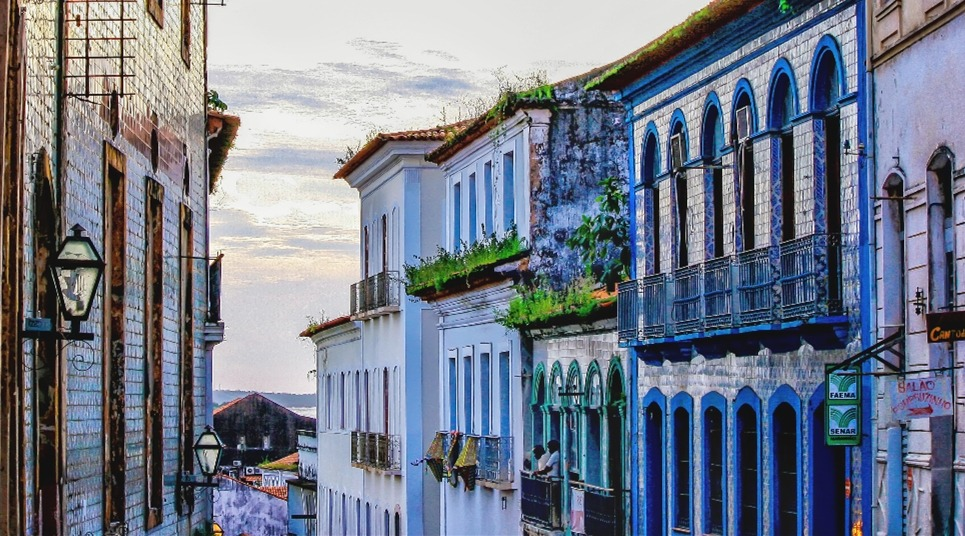
#> input picture image.jpg, 965 x 536 px
$ python svd2.py
#> lines starting #> are read from the running program, lines starting #| are printed output that depends on the picture
import matplotlib.pyplot as plt
import matplotlib.image as mpimg
import numpy as np
import sys


# return the matrix X_approxim = U(m)*S(m)*V(m)t
def get_compress_image(m_dim,n_dim,U, S, Vt, m):
    X_approxim = U[:, :m] @ S[:m, :m] @ Vt[:m, :]

    X_approxim_R = X_approxim[0:m_dim]
    X_approxim_G = X_approxim[m_dim:m_dim*2]
    X_approxim_B = X_approxim[m_dim*2:m_dim*3]

    img_compr = np.zeros((m_dim, n_dim, 3))
    img_compr[..., 0] = X_approxim_R/255
    img_compr[..., 1] = X_approxim_G/255
    img_compr[..., 2] = X_approxim_B/255

    return img_compr


# create figure 1
fig_1 = plt.figure(figsize=(16, 16))
(ax1, ax2) = fig_1.subplots(1, 2)

# original image
img = mpimg.imread('image.jpg')
#> img is the input picture: shape (536, 965, 3); mean R, G, B 114.9, 122.9, 138.8
m_dim = img.shape[0]
#> m_dim = 536
n_dim = img.shape[1]
#> n_dim = 965

# extract each RGB component, and convert each to a matrix
img_R = img[:, :, 0]
img_G = img[:, :, 1]
img_B = img[:, :, 2]

# create matrix X of size 3MxN, composed by each RGB matrices. The RGB matrices are inserted by row.
X = np.append(img_R, img_G, axis=0)
X = np.append(X, img_B, axis=0)
#> X: shape (1608, 965)

# calculate the SVD parameters
U, S, Vt = np.linalg.svd(X, full_matrices=False)
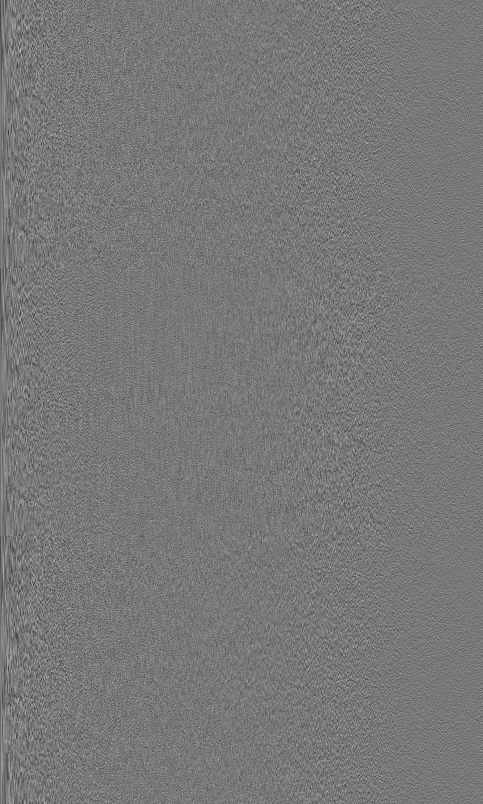
#> U: shape (1608, 965) float64 (shown at 1/2 size); min -0.124, max 0.139, mean -2.36e-05; drawn with min black and max white
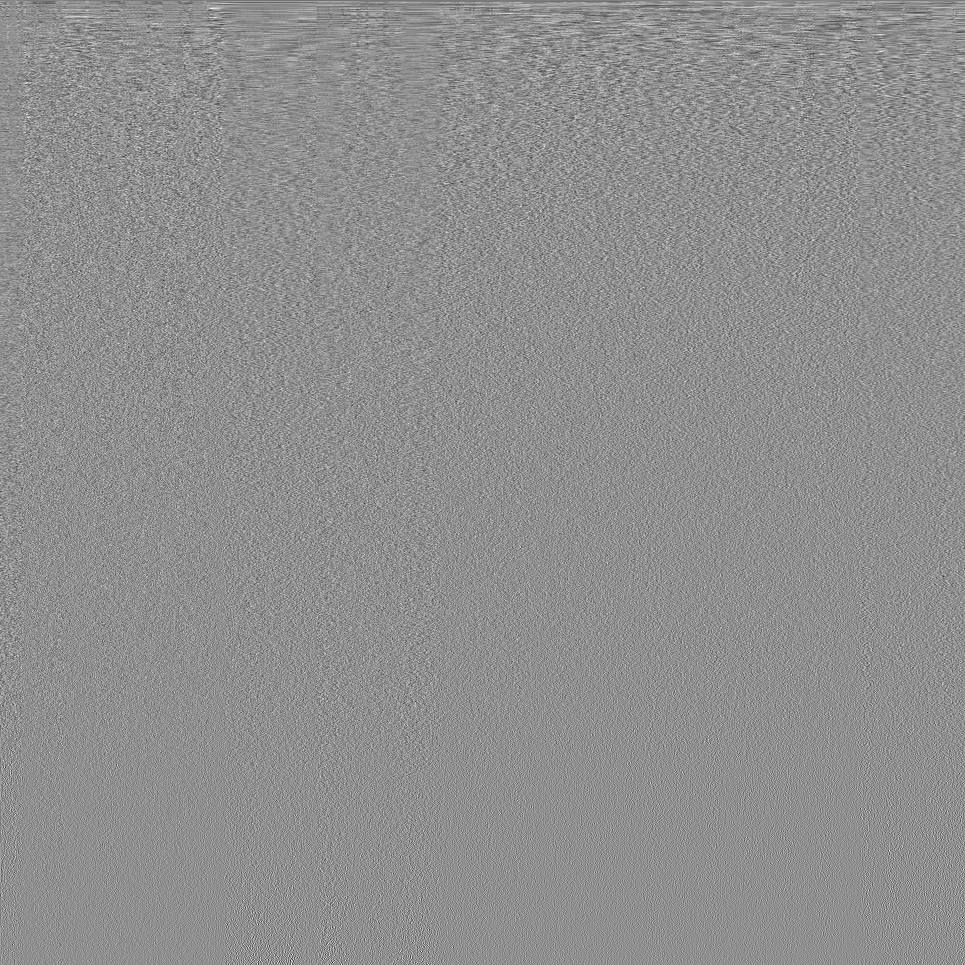
#> Vt: shape (965, 965) float64; min -0.236, max 0.183, mean -4.39e-05; drawn with min black and max white
#> S = 965 values, max 167930.5 at index 0, min 7.23 at index 964, mean 976.8
S = np.diag(S)

# calucate RIC and save in array
ric = np.cumsum(np.diag(S))/np.sum(np.diag(S))
#> ric = 965 values from 0.178 to 1

# Adds a subplot at the 1st position
ax1.semilogy(np.diag(S))
ax1.set_xlabel('m', fontsize=12)
ax1.set_ylabel('\u03C3', fontsize=12)
ax1.set_title('Singular values (\u03C3)', fontsize=12)
ax1.grid()

ax2.semilogy(ric)
ax2.set_xlabel('m', fontsize=12)
ax2.set_ylabel('RIC', fontsize=12)
ax2.set_title('Relative Information Content (RIC)', fontsize=12)
ax2.grid()

plt.savefig('figure_1.png')
#> figure, not shown here; panel 1: curve peaks at x = 0, y = 167930.5; panel 2: curve peaks at x = 964, y = 1
plt.show()


mode_50 = 0
mode_75 = 0
mode_99 = 0
cond = True

# calculate the modes values to achieve RIC as 0.5, 0.75, 0.99
for i in range(ric.shape[0]):
    if ric[i] >= 0.5:
        mode_50 = i+1
        print(mode_50)
        break
for i in range(ric.shape[0]):
    if ric[i] >= 0.75:
        mode_75 = i+1
        print(mode_75)
        break
for i in range(ric.shape[0]):
    if ric[i] >= 0.99:
        mode_99 = i+1
        print(mode_99)
        break

# compress the images in modes RIC 0.5, 0.75 and 0.99
img_compr_50 = get_compress_image(m_dim,n_dim,U, S, Vt, mode_50)
img_compr_75 = get_compress_image(m_dim,n_dim,U, S, Vt, mode_75)
#> call 2 of get_compress_image, with m_dim = 536, n_dim = 965, m = 153
#> in get_compress_image (call 2), `X_approxim = U[:, :m] @ S[:m, :m] @ Vt[:m, :]`:
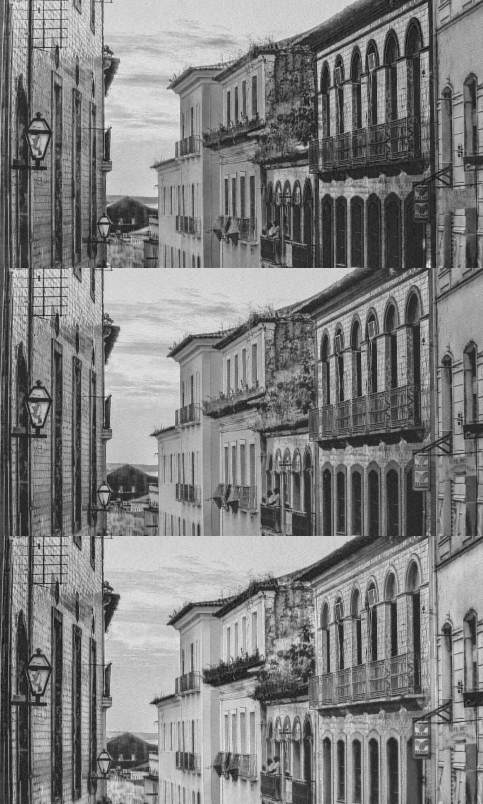
#> X_approxim: shape (1608, 965) float64 (shown at 1/2 size); min -36.66, max 286.8, mean 125.5; drawn with min black and max white
#> in get_compress_image (call 2), `X_approxim_R = X_approxim[0:m_dim]`:
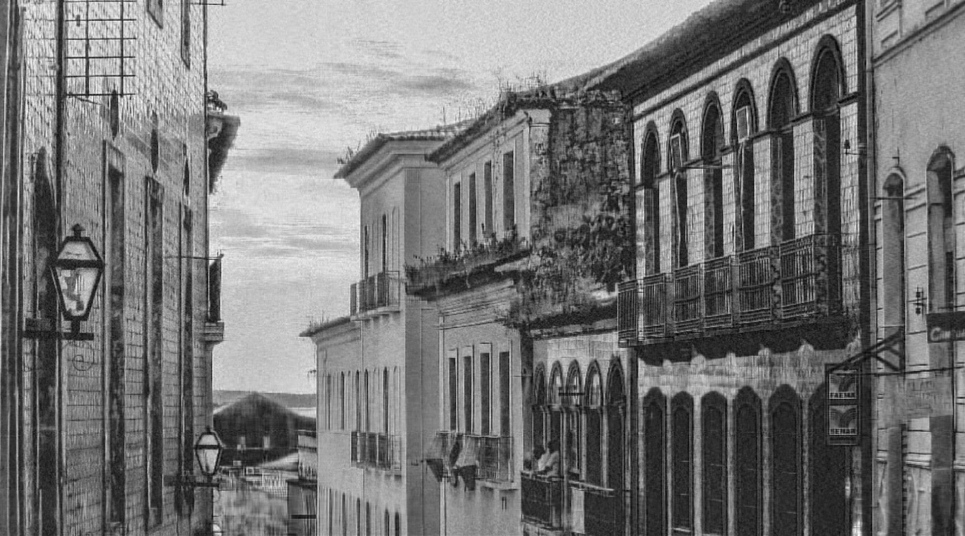
#> X_approxim_R: shape (536, 965) float64; min -33.24, max 286.8, mean 114.9; drawn with min black and max white
#> in get_compress_image (call 2), `X_approxim_B = X_approxim[m_dim*2:m_dim*3]`:
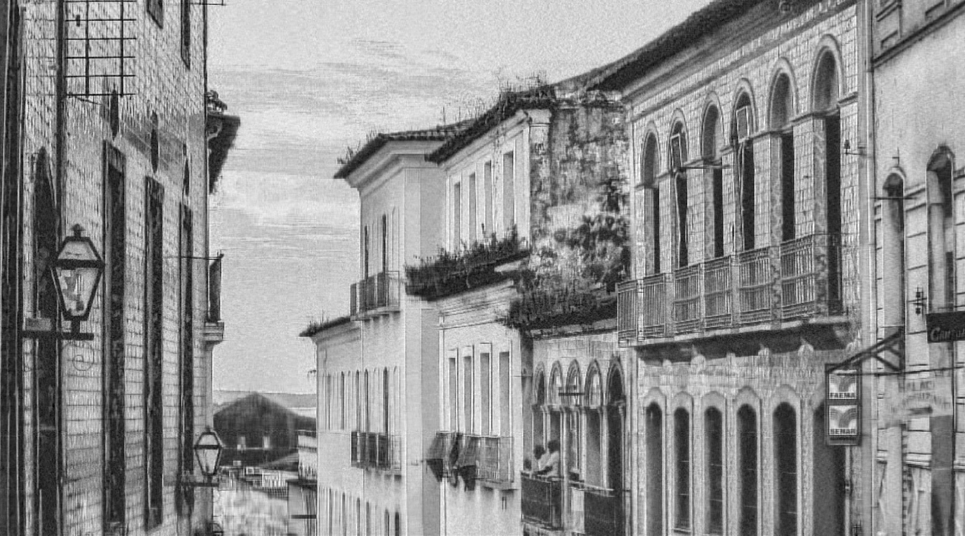
#> X_approxim_B: shape (536, 965) float64; min -36.66, max 274.9, mean 138.8; drawn with min black and max white
img_compr_99 = get_compress_image(m_dim,n_dim,U, S, Vt, mode_99)
#> call 3 of get_compress_image, with m_dim = 536, n_dim = 965, m = 632
#> in get_compress_image (call 3), `img_compr[..., 1] = X_approxim_G/255`:
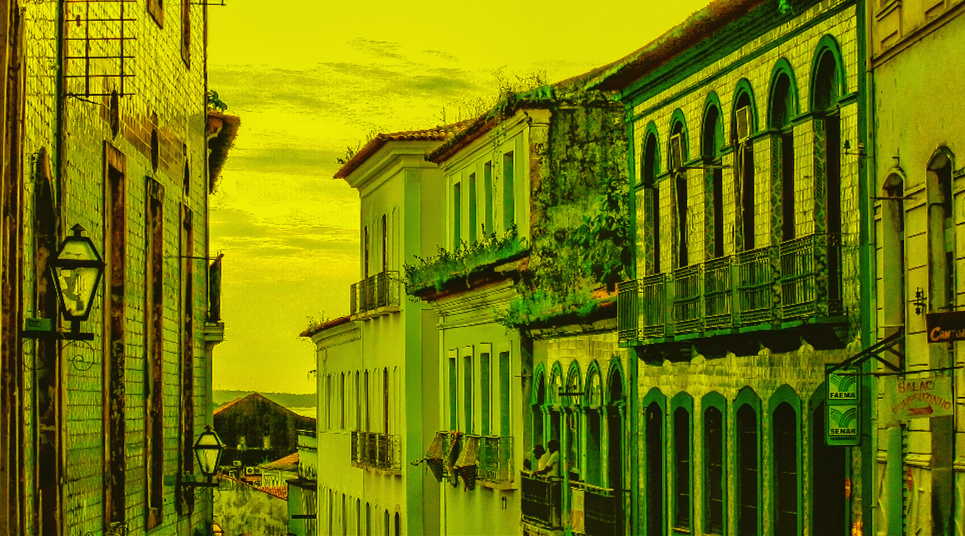
#> img_compr: shape (536, 965, 3) float64; mean of channels 0, 1, 2 0.451, 0.482, 0; drawn with min black and max white

# create figure 2
fig_2 = plt.figure(figsize=(16, 20))
((ax1, ax2),(ax3,ax4)) = fig_2.subplots(2, 2)

# Adds a subplot at the 1st position
ax1.imshow(img_compr_50)
title_50 = 'RIC=0.5 ; '+ str(mode_50) + ' MODES'
#> title_50 = 'RIC=0.5 ; 39 MODES'
ax1.set_title(title_50,fontsize=12)

# Adds a subplot at the 2nd position
ax2.imshow(img_compr_75)
title_75 = 'RIC=0.75 ; '+ str(mode_75) + ' MODES'
#> title_75 = 'RIC=0.75 ; 153 MODES'
ax2.set_title(title_75,fontsize=12)

# Adds a subplot at the 3rd position
ax3.imshow(img_compr_99)
title_99 = 'RIC=0.99 ; '+ str(mode_99) + ' MODES'
#> title_99 = 'RIC=0.99 ; 632 MODES'
ax3.set_title(title_99,fontsize=12)

# Adds a subplot at the 4th position
ax4.imshow(img)
ax4.set_title('ORIGINAL',fontsize=12)

plt.savefig('figure_2.png')
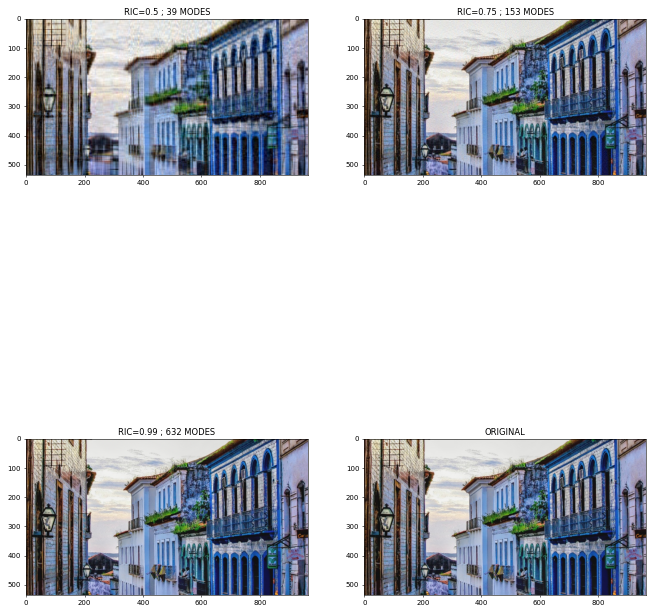
#> figure drawn by matplotlib, 4 panels
plt.show()
